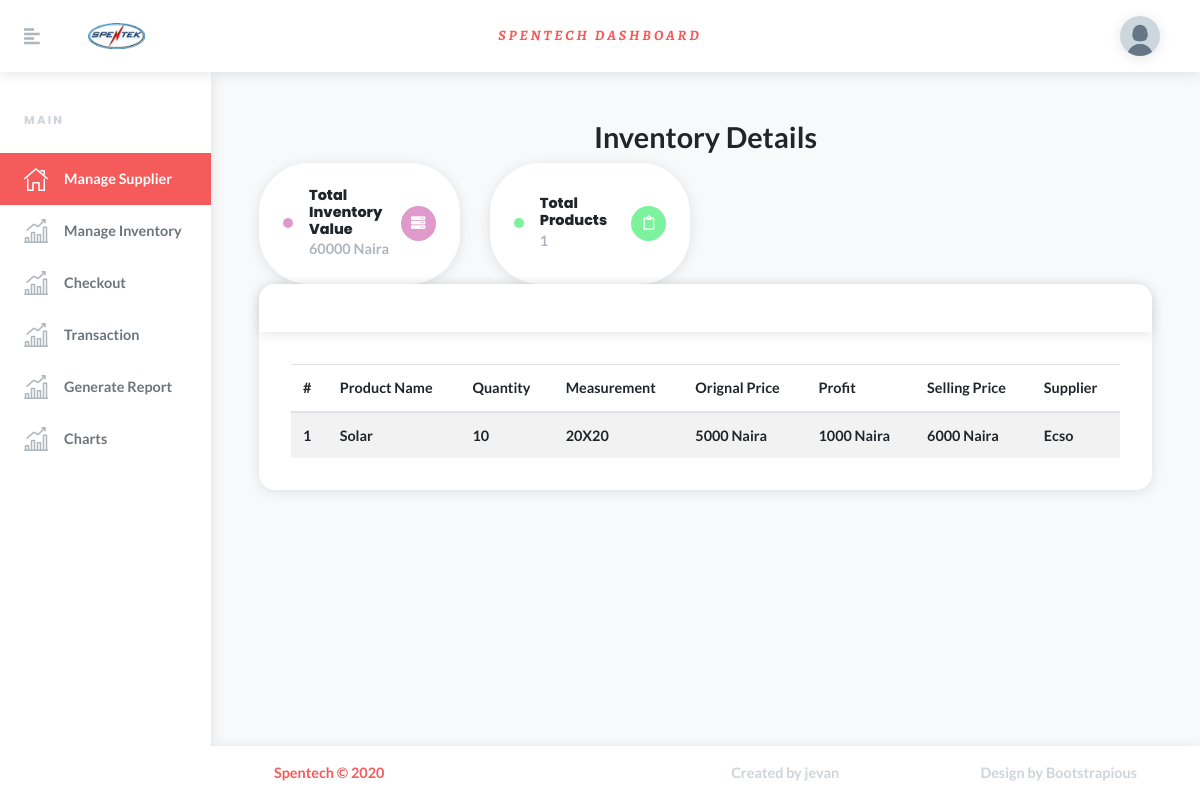
The app's page /inventory/ (signed in), older data.
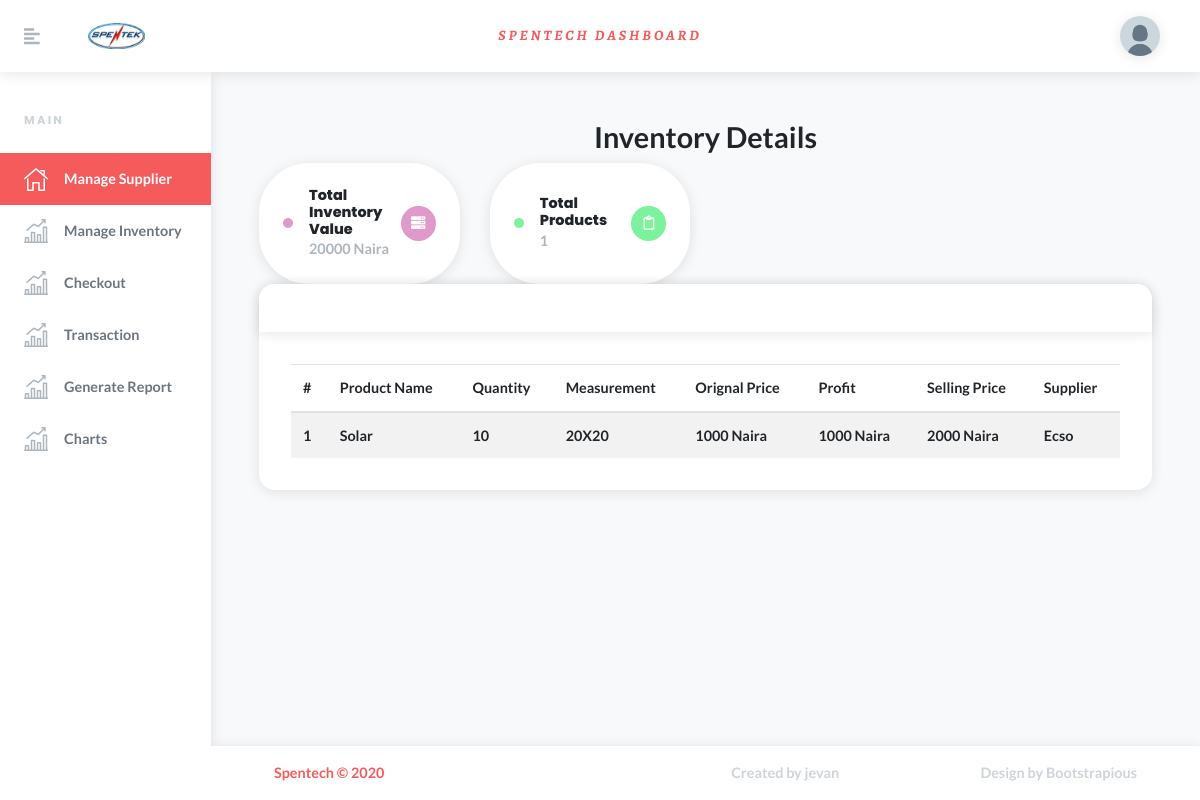
The same page, newer data.
### dashboard/models.py (models this page shows, shortened)
class Inventory(models.Model):
	pname			= models.CharField(max_length=255)
	quantity		= models.PositiveIntegerField()
	measurement		= models.CharField(max_length=255)
	orginal_price	= models.PositiveIntegerField()
	profit			= models.PositiveIntegerField()
	selling_price	= models.PositiveIntegerField()
	supplier 		= models.ForeignKey(Supplier, on_delete=models.CASCADE)

class Supplier(models.Model):
	sname			= models.CharField(max_length=255, unique=True)
	contact			= models.CharField(max_length=255)
	address			= models.TextField(max_length=255)
	def __str__(self):
		return self.sname

### dashboard/views.py (the view)
# urls.py: path('inventory/',views.inventory,name='inventory'),
@login_required(login_url='signin')
def inventory(request):
    inventory       = Inventory.objects.all().order_by('id')
    total_products  = Inventory.objects.all().count()
    total_value     = [ i.quantity * i.selling_price for i in inventory]
    context         = {
        'inventory':inventory,
        'total_products':total_products,
        'total_value': sum(total_value)
    }
    return render(request, 'home/index.html', context)

### dashboard/templates/home/index.html (shortened to what this page needs)
{% extends 'home/base.html' %}
{% load static %}
{% block body %}
<header class="header">
    <nav class="navbar navbar-expand-lg px-4 py-2 bg-white shadow">
        <a href="#" class="sidebar-toggler text-gray-500 mr-4 mr-lg-5 lead">
            <i class="fas fa-align-left"></i>
        </a>
        <img src="{% static 'img/favicon.png' %}" class="img-fluid" style="width: 5%;height: 5%;">
        <a href="#" class="navbar-brand font-weight-bold text-uppercase text-base" style="font-family: damn;">
          Spentech Dashboard
        </a>
        <ul class="ml-auto d-flex align-items-center list-unstyled mb-0">
            <li class="nav-item dropdown ml-auto">
                <a id="userInfo" href="http://example.com" data-toggle="dropdown" aria-haspopup="true" aria-expanded="false" class="nav-link dropdown-toggle">
                    <img src="{% static 'img/default.png' %}" alt="Jason Doe" style="max-width: 2.5rem;" class="img-fluid rounded-circle shadow">
                </a>
            </li>
        </ul>
    </nav>
</header>
<div class="d-flex align-items-stretch">
{% include 'home/navbar.html' %}
{% if inventory %}
{% include 'home/inventory.html' %}
{% endif %}
{% endblock body %}

### dashboard/templates/home/base.html (shortened to what this page needs)
{% block content %}
{% load static %}
{% load pwa %}
<!DOCTYPE html>
<html>
  <head>
    <link rel="stylesheet" href="{% static 'vendor/bootstrap/css/bootstrap.min.css' %}">
    <link rel="stylesheet" href="https://use.fontawesome.com/releases/v5.3.1/css/all.css">
    <link rel="stylesheet" href="{% static 'css/orionicons.css' %}">
    <link rel="stylesheet" href="{% static 'css/style.red.css' %}" id="theme-stylesheet">
    <link rel="stylesheet" href="{% static 'css/custom.css' %}">
  </head>
  <body style="font-family: damn1;">
    {% block body %}
    {% endblock %}
  </body>
</html>
{% endblock %}

### dashboard/templates/home/navbar.html
{% load static %}
<div id="sidebar" class="sidebar py-3">
    <div class="text-gray-400 text-uppercase px-3 px-lg-4 py-4 font-weight-bold small headings-font-family">MAIN</div>
    <ul class="sidebar-menu list-unstyled">
        <li class="sidebar-list-item">
            <a href="{% url 'home' %}" class="sidebar-link text-muted active">
              <i class="o-home-1 mr-3 text-gray"></i>
              <span>Manage Supplier</span>
            </a>
        </li>
        <li class="sidebar-list-item">
            <a href="{% url 'inventory' %}" class="sidebar-link text-muted">
              <i class="o-sales-up-1 mr-3 text-gray"></i>
              <span>Manage Inventory</span>
            </a>
        </li>
        <li class="sidebar-list-item">
            <a href="{% url 'checkout' %}" class="sidebar-link text-muted">
              <i class="o-sales-up-1 mr-3 text-gray"></i>
              <span>Checkout</span>
            </a>
        </li>
        <li class="sidebar-list-item">
            <a href="{% url 'transaction' %}" class="sidebar-link text-muted">
              <i class="o-sales-up-1 mr-3 text-gray"></i>
              <span>Transaction</span>
            </a>
        </li>
        <li class="sidebar-list-item">
            <a href="{% url 'report' %}" class="sidebar-link text-muted">
              <i class="o-sales-up-1 mr-3 text-gray"></i>
              <span>Generate Report</span>
            </a>
        </li>
        <li class="sidebar-list-item">
            <a href="{% url 'chart' %}" class="sidebar-link text-muted">
              <i class="o-sales-up-1 mr-3 text-gray"></i>
              <span>Charts</span>
            </a>
        </li>
    </ul>
</div>

### dashboard/templates/home/inventory.html (shortened to what this page needs)
<div class="page-holder w-100 d-flex flex-wrap">
    <div class="container-fluid px-xl-5">
      	<section class="py-5">
      		<center>
				<h2 style="font-family: damn1;">Inventory Details</h2>
			</center>
            <div class="row">
              <div class="col-xl-3 col-lg-6 mb-4 mb-xl-0">
                <div class="bg-white shadow roundy p-4 h-100 d-flex align-items-center justify-content-between">
                  <div class="flex-grow-1 d-flex align-items-center">
                    <div class="dot mr-3 bg-violet"></div>
                    <div class="text">
                      <h6 class="mb-0">Total Inventory Value</h6>
                      <span class="text-gray">{{total_value}} Naira</span>
                    </div>
                  </div>
                  <div class="icon text-white bg-violet"><i class="fas fa-server"></i></div>
                </div>
              </div>
              <div class="col-xl-3 col-lg-6 mb-4 mb-xl-0">
                <div class="bg-white shadow roundy p-4 h-100 d-flex align-items-center justify-content-between">
                  <div class="flex-grow-1 d-flex align-items-center">
                    <div class="dot mr-3 bg-green"></div>
                    <div class="text">
                      <h6 class="mb-0">Total Products</h6>
                      <span class="text-gray">{{total_products}}</span>
                    </div>
                  </div>
                  <div class="icon text-white bg-green"><i class="far fa-clipboard"></i></div>
                </div>
              </div>
            </div>
            <div class="row">
				<div class="col-lg-12">
					<div class="card">
	                  	<div class="card-header">
	                  	</div>
	                  	<div class="card-body">
		                    <table class="table table-striped table-hover card-text">
		                   		<thead>
			                        <tr>
			                            <th>#</th>
										<th>Product Name</th>
										<th>Quantity</th>
										<th>Measurement</th>
										<th>Orignal Price</th>
										<th>Profit</th>
										<th>Selling Price</th>
										<th>Supplier</th>
			                        </tr>
		                      	</thead>
		                      	<tbody>
		                      		{% for i in inventory %}
			                        <tr>
			                          	<td>{{i.id}}</td>
										<td>{{i.pname}}</td>
										<td>{{i.quantity}}</td>
										<td>{{i.measurement}}</td>
										<td>{{i.orginal_price}} Naira</td>
										<td>{{i.profit}} Naira</td>
										<td>{{i.selling_price}} Naira</td>
										<td>{{i.supplier}}</td>
			                        </tr>
			                        {% endfor %}
		                      	</tbody>
	                    	</table>
	                  	</div>
	             	</div>
				</div>
        	</div>
      	</section>
	</div>
    <footer class="footer bg-white shadow align-self-end py-3 px-xl-5 w-100">
		<div class="container-fluid">
			<div class="row">
				<div class="col-md-4 text-center text-md-left text-primary">
					<p class="mb-2 mb-md-0">Spentech &copy; 2020</p>
				</div>
				<div class="col-md-4 text-center text-md-right text-gray-400">
					<p class="mb-0">Created by
					  <a href="https://jevan.netlify.app/" class="external text-gray-400">jevan</a>
					</p>
				</div>
				<div class="col-md-4 text-center text-md-right text-gray-400">
                <p class="mb-0">Design by <a href="https://bootstrapious.com/admin-templates" class="external text-gray-400">Bootstrapious</a></p>
              </div>
			</div>
		</div>
 	</footer>
</div>

Row changes from the older to the newer data that the page shows:
changed Inventory "Solar": orginal_price "5000" → "1000"; selling_price "6000" → "2000"
Text that changed along with them:
{{ total_value }}: "60000" → "20000"
